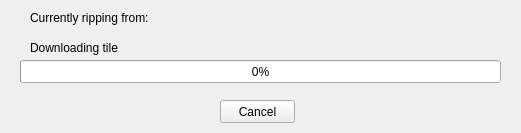
<?xml version="1.0" encoding="UTF-8"?>
<ui version="4.0">
 <class>MapRipForm</class>
 <widget class="QWidget" name="MapRipForm">
  <property name="geometry">
   <rect>
    <x>0</x>
    <y>0</y>
    <width>521</width>
    <height>133</height>
   </rect>
  </property>
  <property name="windowTitle">
   <string>MapRipper</string>
  </property>
  <widget class="QProgressBar" name="progressBar">
   <property name="geometry">
    <rect>
     <x>20</x>
     <y>60</y>
     <width>481</width>
     <height>23</height>
    </rect>
   </property>
   <property name="value">
    <number>0</number>
   </property>
  </widget>
  <widget class="QLabel" name="mainlabel">
   <property name="geometry">
    <rect>
     <x>30</x>
     <y>10</y>
     <width>481</width>
     <height>16</height>
    </rect>
   </property>
   <property name="text">
    <string>Currently ripping from:</string>
   </property>
  </widget>
  <widget class="QLabel" name="statuslabel">
   <property name="geometry">
    <rect>
     <x>30</x>
     <y>40</y>
     <width>341</width>
     <height>16</height>
    </rect>
   </property>
   <property name="text">
    <string>Downloading tile</string>
   </property>
  </widget>
  <widget class="QPushButton" name="cancelButton">
   <property name="geometry">
    <rect>
     <x>220</x>
     <y>100</y>
     <width>75</width>
     <height>23</height>
    </rect>
   </property>
   <property name="text">
    <string>Cancel</string>
   </property>
  </widget>
 </widget>
 <resources/>
 <connections/>
</ui>
